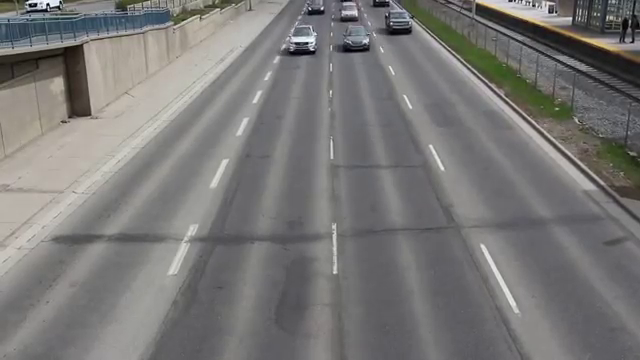
#> input picture frame 30 of traffic.mp4, 640 x 360 px
$ python 'Meanshift in opencv.py'
#> lines starting #> are read from the running program, lines starting #| are printed output that depends on the picture; after the words box and inside, x2 and y2 are one past the last pixel; in counts of white or black regions, pixels touching at a corner belong together
import cv2
import numpy as np

cap = cv2.VideoCapture('traffic.mp4')
ret, frame = cap.read()
#> frame is the input picture: shape (360, 640, 3); mean B, G, R 118.9, 120.3, 121.4
x, y, w, h = 320, 50 ,50, 30
track_window = x, y, w, h
roi = frame[y:y+h, x:x+w]
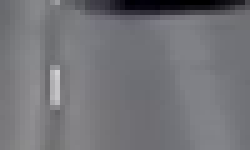
#> roi: shape (30, 50, 3) (shown 5 times larger); mean B, G, R 120.3, 115.8, 115.6
hsv_roi = cv2.cvtColor(roi, cv2.COLOR_BGR2HSV)
#> hsv_roi: shape (30, 50, 3); mean H, S, V 117.9, 14.5, 120.3
mask = cv2.inRange(hsv_roi, np.array((0., 60., 32.)), np.array((180., 255., 255)))
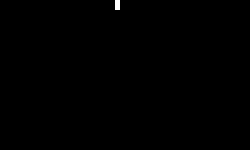
#> mask: shape (30, 50) (shown 5 times larger); 0.13% white in thin lines or dots, all inside (x1, y1, x2, y2) = (23, 0, 24, 2)
roi_hist = cv2.calcHist([hsv_roi], [0], mask, [180], [0,180])
#> roi_hist = 180 values, max 2 at index 126, min 0 at index 0, mean 0.0111
cv2.normalize(roi_hist, roi_hist, 0, 255, cv2.NORM_MINMAX)
term_crit = (cv2.TERM_CRITERIA_EPS | cv2.TERM_CRITERIA_COUNT, 10, 1)
cv2.imshow('roi', roi)

while(1):
    ret, frame = cap.read()
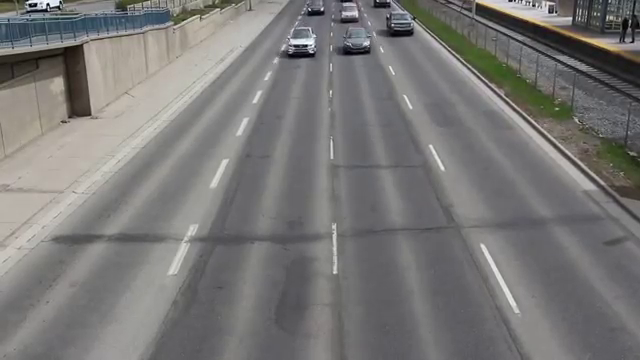
#> input picture frame 31 of traffic.mp4, 640 x 360 px
#> frame is the input picture: shape (360, 640, 3); mean B, G, R 118.9, 120.2, 121.4
    if ret == True:

        hsv = cv2.cvtColor(frame, cv2.COLOR_BGR2HSV)
#> hsv: shape (360, 640, 3); mean H, S, V 66.2, 15, 123.3
        dst = cv2.calcBackProject([hsv], [0], roi_hist, [0,180], 1)
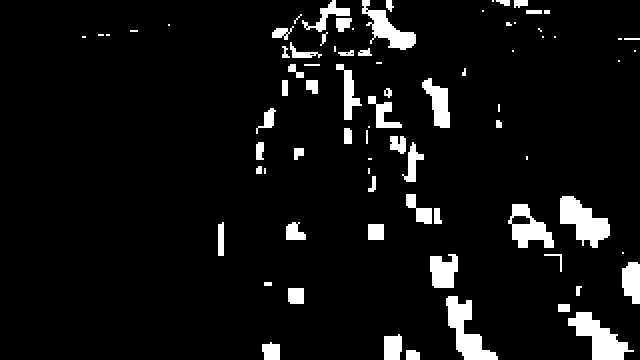
#> dst: shape (360, 640); 6.8% white; 80 white regions (25 under 20 px), largest, box (x1, y1, x2, y2) and area: (568, 312, 634, 360) 1448, (560, 196, 610, 248) 1432, (446, 296, 498, 360) 1424
        ret, track_window = cv2.CamShift(dst, track_window, term_crit)
#> ret = ((351, 55.5), (52.94, 80.2), 63.14); track_window = (314, 31, 74, 49)
        x, y, w, h = track_window
#> x = 314; y = 31; w = 74; h = 49
        final_image = cv2.rectangle(frame, (x,y), (x+w, y+h), (0,255,0), 3)

        cv2.imshow('frame', final_image)
        if cv2.waitKey(30) & 0xFF == 27:
#> (key Esc is pressed here)
            break
    else:
        break

cap.release()
cv2.destroyAllWindows()

$ run again, starting later in the video
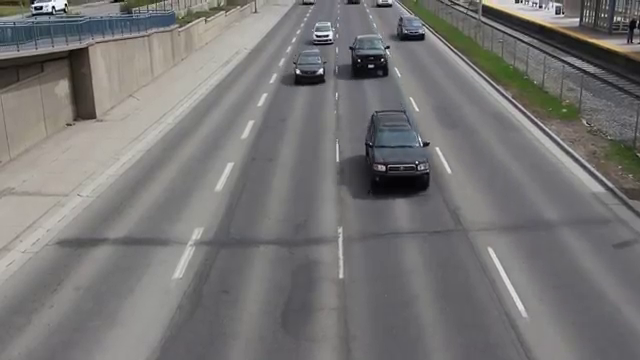
#> input picture frame 135 of traffic.mp4, 640 x 360 px
#> frame is the input picture: shape (360, 640, 3); mean B, G, R 116.9, 117.5, 118.9
#> hsv_roi: shape (30, 50, 3); mean H, S, V 115, 30.3, 82.8
#> `mask = cv2.inRange(hsv_roi, np.array((0., 60., 32.)), np.array((180., ..`:
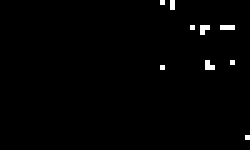
#> mask: shape (30, 50) (shown 5 times larger); 1.1% white in thin lines or dots, all inside (x1, y1, x2, y2) = (32, 0, 50, 28)
#> roi_hist = 180 values, max 6 at index 120, min 0 at index 0, mean 0.0889
#> hsv: shape (360, 640, 3); mean H, S, V 77.3, 16.7, 120.9
#> `dst = cv2.calcBackProject([hsv], [0], roi_hist, [0,180], 1)`:
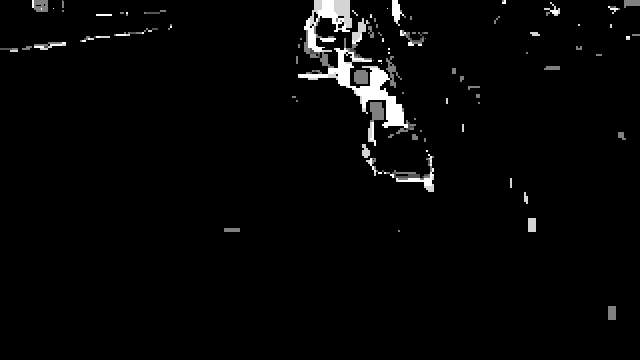
#> dst: shape (360, 640); min 0, max 255, mean 6.5
#> ret = ((346.5, 70.5), (43.11, 82.93), 114.8); track_window = (308, 50, 77, 41)
#> x = 308; y = 50; w = 77; h = 41

$ run again, starting later in the video
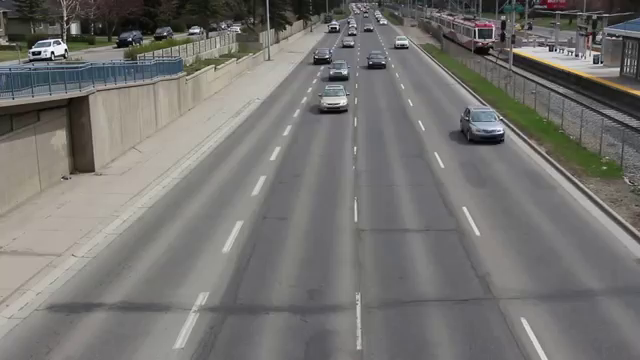
#> input picture frame 240 of traffic.mp4, 640 x 360 px
#> frame is the input picture: shape (360, 640, 3); mean B, G, R 113.1, 115.9, 117.3
#> hsv_roi: shape (30, 50, 3); mean H, S, V 116.2, 20.2, 113.6
#> `mask = cv2.inRange(hsv_roi, np.array((0., 60., 32.)), np.array((180., ..`:
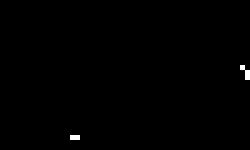
#> mask: shape (30, 50) (shown 5 times larger); 0.33% white in thin lines or dots, all inside (x1, y1, x2, y2) = (14, 13, 50, 28)
#> roi_hist = 180 values, max 3 at index 120, min 0 at index 0, mean 0.0278
#> hsv: shape (360, 640, 3); mean H, S, V 59.5, 19.6, 119.2
#> `dst = cv2.calcBackProject([hsv], [0], roi_hist, [0,180], 1)`:
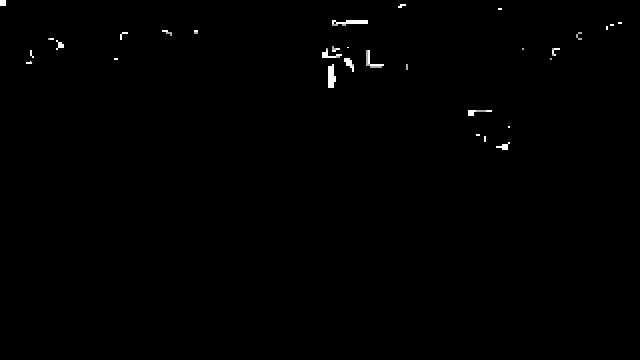
#> dst: shape (360, 640); min 0, max 255, mean 1.1
#> ret = ((340.5, 64.5), (38.97, 58.63), 69.71); track_window = (312, 45, 57, 39)
#> x = 312; y = 45; w = 57; h = 39
